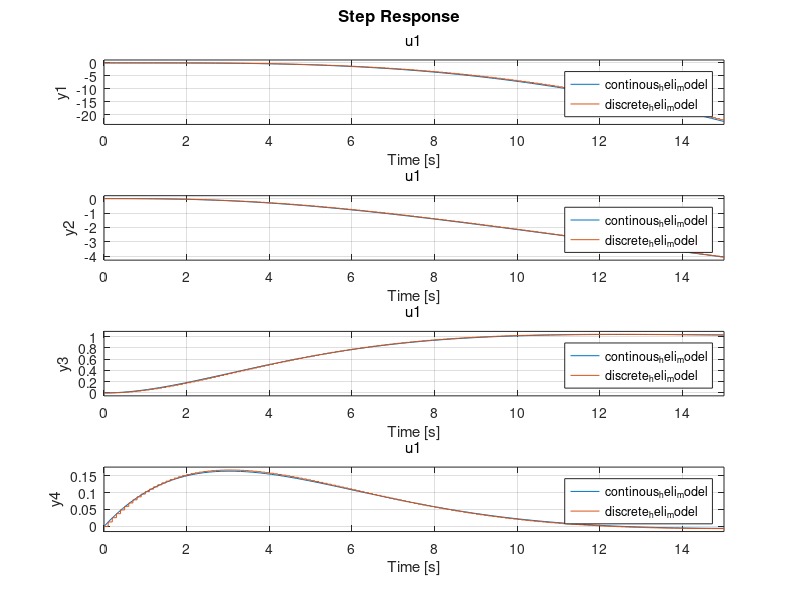

MATLAB code to generate this figure:
%%% Physical constants of the helicopter %%%
la = 0.63;  % Distance from elevation axis to helicopter body [m]
lh = 0.18;  % Distance from pitch axis to motor [m]
Kf = 0.25;  % Force constant, motor [N/V]
Je = 0.83;  % Moment of inertia for elevation [kg m^2]
Jt = 0.83;  % Moment of inertia for travel [kg m^2]
Jp = 0.034; % Moment of inertia for pitch [kg m^2]
mh = 1.05;  % Mass of helicopter [kg]
mw = 1.87;  % Balance weight [kg]
mg = 0.05;  % Effective mass of helicopter [kg]
Kp = 0.49;  % Force to lift the helicopter form the ground [N]

K1 = Kf*lh / Jp;
K2 = Kp*la / Jt;

%%% CONTROLLER VARIABLES %%%
Kpp = 0.1;
Kpd = 0.4;

stateName = ["travel", "travelrate", "pitch", "pitchrate"];

%%% CONTINOUS TIME MODEL %%%
% x_dot = A_c*x + B_c * u
% x = [travel, 
%      travelrate,
%      pitch,
%      pitchrate]
% u = pitch_setpoint
Ac = [0, 1,       0,       0;
      0, 0,     -K2,       0;
      0, 0,       0,       1;
      0, 0, -K1*Kpp, -K1*Kpd];

Bc = [     0;
           0;
           0;
      K1*Kpp];

Cc = eye(4);

continous_heli_model = ss(...
    Ac, Bc, Cc, 0, ...
    'stateName', stateName, 'outputName', stateName, ...
    'Name', 'Contious heli model' ...
);

%%% DISCRETE TIME MODEL %%%
ts = 0.1;
% The Euler equations are: Ad = (eye(3) - T*Ac) + TBc*uk
Ad = eye(4) + (ts.*Ac);
Bd = (ts.*Bc);

discrete_heli_model = ss( ...
    Ad, Bd, Cc, 0, ts, ...
    'stateName', stateName, 'outputName', stateName, ...
    'Name', 'Discrete heli model' ...
);

%%% PLOT STEP RESPONSE OF CONTINOUS TIME MODEL %%%
figure(1);
step(continous_heli_model, discrete_heli_model, 15);
legend();

%%% OPTIMAL TRAJECTORY %%%
travel_startpoint = pi;
travel_endpoint = 0;